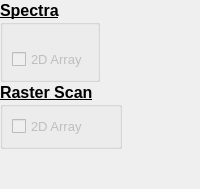
               <widget class="QFrame" name="frame_4">
                <property name="sizePolicy">
                 <sizepolicy hsizetype="Fixed" vsizetype="Preferred">
                  <horstretch>0</horstretch>
                  <verstretch>0</verstretch>
                 </sizepolicy>
                </property>
                <property name="minimumSize">
                 <size>
                  <width>0</width>
                  <height>0</height>
                 </size>
                </property>
                <property name="frameShape">
                 <enum>QFrame::NoFrame</enum>
                </property>
                <property name="frameShadow">
                 <enum>QFrame::Raised</enum>
                </property>
                <layout class="QVBoxLayout" name="verticalLayout_6">
                 <property name="spacing">
                  <number>0</number>
                 </property>
                 <property name="leftMargin">
                  <number>0</number>
                 </property>
                 <property name="topMargin">
                  <number>0</number>
                 </property>
                 <property name="rightMargin">
                  <number>0</number>
                 </property>
                 <property name="bottomMargin">
                  <number>0</number>
                 </property>
                 <item>
                  <widget class="QGroupBox" name="gbxExport_Spectra">
                   <property name="enabled">
                    <bool>true</bool>
                   </property>
                   <property name="sizePolicy">
                    <sizepolicy hsizetype="Fixed" vsizetype="Minimum">
                     <horstretch>0</horstretch>
                     <verstretch>0</verstretch>
                    </sizepolicy>
                   </property>
                   <property name="minimumSize">
                    <size>
                     <width>0</width>
                     <height>0</height>
                    </size>
                   </property>
                   <property name="font">
                    <font>
                     <pointsize>12</pointsize>
                     <weight>75</weight>
                     <bold>true</bold>
                     <underline>true</underline>
                    </font>
                   </property>
                   <property name="title">
                    <string>Spectra</string>
                   </property>
                   <layout class="QVBoxLayout" name="verticalLayout_9">
                    <property name="spacing">
                     <number>10</number>
                    </property>
                    <item>
                     <spacer name="verticalSpacer_9">
                      <property name="orientation">
                       <enum>Qt::Vertical</enum>
                      </property>
                      <property name="sizeType">
                       <enum>QSizePolicy::Fixed</enum>
                      </property>
                      <property name="sizeHint" stdset="0">
                       <size>
                        <width>20</width>
                        <height>15</height>
                       </size>
                      </property>
                     </spacer>
                    </item>
                    <item>
                     <widget class="QCheckBox" name="chbEx_Spectra_2D">
                      <property name="enabled">
                       <bool>false</bool>
                      </property>
                      <property name="font">
                       <font>
                        <pointsize>10</pointsize>
                        <weight>50</weight>
                        <bold>false</bold>
                        <underline>false</underline>
                       </font>
                      </property>
                      <property name="text">
                       <string>2D Array</string>
                      </property>
                     </widget>
                    </item>
                   </layout>
                  </widget>
                 </item>
                 <item>
                  <widget class="QGroupBox" name="gbxExport_Spectra_2">
                   <property name="enabled">
                    <bool>true</bool>
                   </property>
                   <property name="sizePolicy">
                    <sizepolicy hsizetype="Fixed" vsizetype="Minimum">
                     <horstretch>0</horstretch>
                     <verstretch>0</verstretch>
                    </sizepolicy>
                   </property>
                   <property name="minimumSize">
                    <size>
                     <width>0</width>
                     <height>0</height>
                    </size>
                   </property>
                   <property name="font">
                    <font>
                     <pointsize>12</pointsize>
                     <weight>75</weight>
                     <bold>true</bold>
                     <underline>true</underline>
                    </font>
                   </property>
                   <property name="title">
                    <string>Raster Scan</string>
                   </property>
                   <layout class="QVBoxLayout" name="verticalLayout_21">
                    <property name="spacing">
                     <number>10</number>
                    </property>
                    <item>
                     <widget class="QCheckBox" name="chbEx_Raster_Scan_2D">
                      <property name="enabled">
                       <bool>false</bool>
                      </property>
                      <property name="font">
                       <font>
                        <pointsize>10</pointsize>
                        <weight>50</weight>
                        <bold>false</bold>
                        <underline>false</underline>
                       </font>
                      </property>
                      <property name="text">
                       <string>2D Array</string>
                      </property>
                     </widget>
                    </item>
                   </layout>
                  </widget>
                 </item>
                 <item>
                  <spacer name="spcEx_Lifetime">
                   <property name="orientation">
                    <enum>Qt::Vertical</enum>
                   </property>
                   <property name="sizeType">
                    <enum>QSizePolicy::MinimumExpanding</enum>
                   </property>
                   <property name="sizeHint" stdset="0">
                    <size>
                     <width>20</width>
                     <height>40</height>
                    </size>
                   </property>
                  </spacer>
                 </item>
                </layout>
               </widget>
